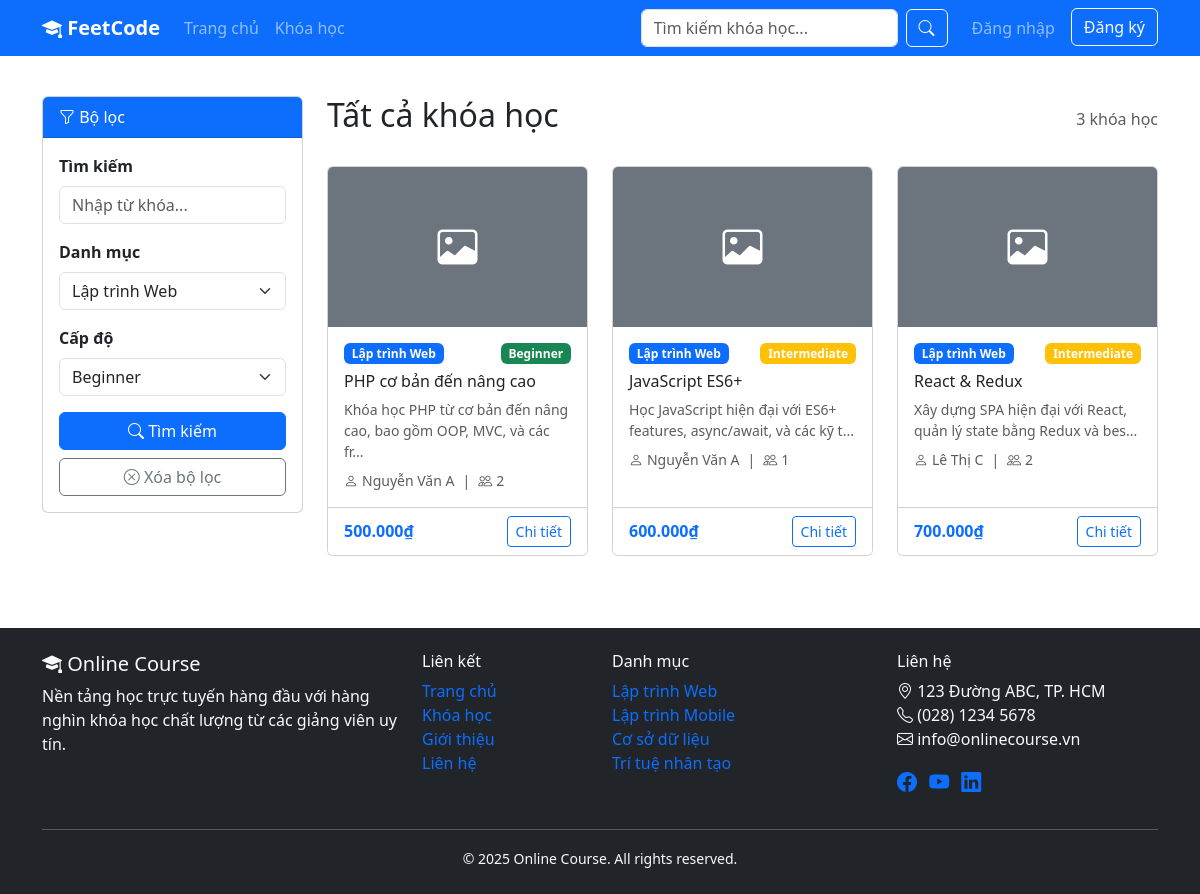
Screenshot of /courses?category=1 with the database file from the repository.
### tables this page shows
CREATE TABLE IF NOT EXISTS courses (
    id INT PRIMARY KEY AUTO_INCREMENT,
    title VARCHAR(255) NOT NULL,
    description TEXT,
    instructor_id INT NOT NULL,
    category_id INT NOT NULL,
    price DECIMAL(10,2) DEFAULT 0.00,
    duration_weeks INT DEFAULT 1,
    level VARCHAR(50) DEFAULT 'Beginner' COMMENT 'Beginner, Intermediate, Advanced',
    image VARCHAR(255) DEFAULT NULL,
    status VARCHAR(50) DEFAULT 'pending' COMMENT 'pending, approved, rejected',
    created_at DATETIME DEFAULT CURRENT_TIMESTAMP,
    updated_at DATETIME DEFAULT CURRENT_TIMESTAMP ON UPDATE CURRENT_TIMESTAMP,
    FOREIGN KEY (instructor_id) REFERENCES users(id) ON DELETE CASCADE,
    FOREIGN KEY (category_id) REFERENCES categories(id) ON DELETE CASCADE,
    INDEX idx_instructor (instructor_id),
    INDEX idx_category (category_id),
    INDEX idx_level (level),
    INDEX idx_status (status)
);

CREATE TABLE IF NOT EXISTS categories (
    id INT PRIMARY KEY AUTO_INCREMENT,
    name VARCHAR(255) NOT NULL,
    description TEXT,
    created_at DATETIME DEFAULT CURRENT_TIMESTAMP,
    INDEX idx_name (name)
);

CREATE TABLE IF NOT EXISTS users (
    id INT PRIMARY KEY AUTO_INCREMENT,
    username VARCHAR(255) UNIQUE NOT NULL,
    email VARCHAR(255) UNIQUE NOT NULL,
    password VARCHAR(255) NOT NULL,
    fullname VARCHAR(255) NOT NULL,
    role INT NOT NULL DEFAULT 0 COMMENT '0: học viên, 1: giảng viên, 2: quản trị viên',
    status INT NOT NULL DEFAULT 1 COMMENT '0: inactive, 1: active',
    avatar VARCHAR(255) DEFAULT NULL,
    created_at DATETIME DEFAULT CURRENT_TIMESTAMP,
    INDEX idx_role (role),
    INDEX idx_status (status)
);

### views/courses/index.php (the view, shortened to what the rows shown need)
<div class="container py-4">
    <div class="row">
        <div class="col-lg-3 mb-4">
            <div class="card">
                <div class="card-header bg-primary text-white">
                    <i class="bi bi-funnel"></i> Bộ lọc
                </div>
                <div class="card-body">
                    <form action="/courses" method="GET">
                        <div class="mb-3">
                            <label for="search" class="form-label fw-bold">Tìm kiếm</label>
                            <input type="text" class="form-control" id="search" name="search"
                                   value="<?= htmlspecialchars($viewModel->filters['search'] ?? '') ?>"
                                   placeholder="Nhập từ khóa...">
                        </div>
                        <div class="mb-3">
                            <label for="category" class="form-label fw-bold">Danh mục</label>
                            <select class="form-select" id="category" name="category">
                                <?php foreach ($viewModel->categories as $cat): ?>
                                    <option value="<?= $cat->id ?>"
                                            <?= ($viewModel->filters['category_id'] ?? '') == $cat->id ? 'selected' : '' ?>>
                                        <?= htmlspecialchars($cat->name) ?>
                                    </option>
                                <?php endforeach; ?>
                            </select>
                        </div>
                        <div class="mb-3">
                            <label for="level" class="form-label fw-bold">Cấp độ</label>
                            <select class="form-select" id="level" name="level">
                                <?php foreach ($viewModel->levels as $level): ?>
                                    <option value="<?= $level ?>"
                                            <?= ($viewModel->filters['level'] ?? '') == $level ? 'selected' : '' ?>>
                                        <?= $level ?>
                                    </option>
                                <?php endforeach; ?>
                            </select>
                        </div>
                        <button type="submit" class="btn btn-primary w-100">
                            <i class="bi bi-search"></i> Tìm kiếm
                        </button>
                        <a href="/courses" class="btn btn-outline-secondary w-100 mt-2">
                            <i class="bi bi-x-circle"></i> Xóa bộ lọc
                        </a>
                    </form>
                </div>
            </div>
        </div>
        <div class="col-lg-9">
            <div class="d-flex justify-content-between align-items-center mb-4">
                <h2>
                    Tất cả khóa học
                </h2>
                <span class="text-muted"><?= count($viewModel->courses) ?> khóa học</span>
            </div>
            <?php if (empty($viewModel->courses)): ?>
                <div class="alert alert-info">
                    <i class="bi bi-info-circle"></i> Không tìm thấy khóa học nào phù hợp.
                </div>
            <?php else: ?>
                <div class="row g-4">
                    <?php foreach ($viewModel->courses as $course): ?>
                        <div class="col-md-6 col-lg-4">
                            <div class="card h-100 hover-shadow">
                                <?php if ($course->image): ?>
                                    <img src="/<?= htmlspecialchars($course->image) ?>" class="card-img-top"
                                         alt="<?= htmlspecialchars($course->title) ?>"
                                         style="height: 160px; object-fit: cover;">
                                <?php else: ?>
                                    <div class="card-img-top bg-secondary d-flex align-items-center justify-content-center"
                                         style="height: 160px;">
                                        <i class="bi bi-image text-white fs-1"></i>
                                    </div>
                                <?php endif; ?>
                                <div class="card-body">
                                    <div class="d-flex justify-content-between align-items-start mb-2">
                                        <span class="badge bg-primary"><?= htmlspecialchars(
                                                    $course->category_name) ?></span>
                                        <span class="badge bg-<?= $course->level === 'Beginner' ? 'success' : ($course->level === 'Intermediate' ? 'warning' : 'danger') ?>">
                                            <?= htmlspecialchars($course->level) ?>
                                        </span>
                                    </div>
                                    <h6 class="card-title"><?= htmlspecialchars($course->title) ?></h6>
                                    <p class="card-text text-muted small mb-2">
                                        <?= htmlspecialchars(substr($course->description ?? '', 0, 80)) ?>...
                                    </p>
                                    <div class="d-flex align-items-center small text-muted">
                                        <i class="bi bi-person me-1"></i> <?= htmlspecialchars(
                                                $course->instructor_name) ?>
                                        <span class="mx-2">|</span>
                                        <i class="bi bi-people me-1"></i> <?= $course->enrollment_count ?? 0 ?>
                                    </div>
                                </div>
                                <div class="card-footer bg-white d-flex justify-content-between align-items-center">
                                    <span class="fw-bold text-primary">
                                        <?= $course->price > 0 ? number_format(
                                                        $course->price, 0, ',', '.') . '₫' : 'Miễn phí' ?>
                                    </span>
                                    <a href="/course/<?= $course->id ?>" class="btn btn-sm btn-outline-primary">
                                        Chi tiết
                                    </a>
                                </div>
                            </div>
                        </div>
                    <?php endforeach; ?>
                </div>
            <?php endif; ?>
        </div>
    </div>
</div>

### lib/Router.php (shortened to what the rows shown need)
<?php
class Router {
    private $routes = [];
    private function add($method, $path, $handler): void {
        $regex = preg_replace('/\{id}/', '(\d+)', $path);
        $regex = preg_replace('/\{[a-zA-Z_]+}/', '([^/]+)', $regex);
        $this->routes[] = [
            'method' => $method,
            'pattern' => "#^" . $regex . "$#",
            'handler' => $handler
        ];
    }
    public function dispatch($method, $uri): void {
        foreach ($this->routes as $route) {
            if ($route['method'] === $method && preg_match($route['pattern'], $uri, $matches)) {
                array_shift($matches);
                [$controllerClass, $action] = $route['handler'];
                if (class_exists($controllerClass)) {
                    $controller = new $controllerClass();
                    if (method_exists($controller, $action)) {
                        $controller->$action(...$matches);
                        return;
                    }
                }
            }
        }
    }
}

### rows the page displays
courses: category.name "Lập trình Web", level "Beginner", title "PHP cơ bản đến nâng cao", description "Khóa học PHP từ cơ bản đến nâng cao, bao gồm OOP, MVC, và các fr", instructor.fullname "Nguyễn Văn A", enrollment_count "2", price "500.000"
courses: category.name "Lập trình Web", level "Intermediate", title "JavaScript ES6+", description "Học JavaScript hiện đại với ES6+ features, async/await, và các kỹ t", instructor.fullname "Nguyễn Văn A", enrollment_count "1", price "600.000"
courses: category.name "Lập trình Web", level "Intermediate", title "React & Redux", description "Xây dựng SPA hiện đại với React, quản lý state bằng Redux và bes", instructor.fullname "Lê Thị C", enrollment_count "2", price "700.000"

### other values shown
count($viewModel->courses) "3"
form field category "Lập trình Web"
form field level "Beginner"
